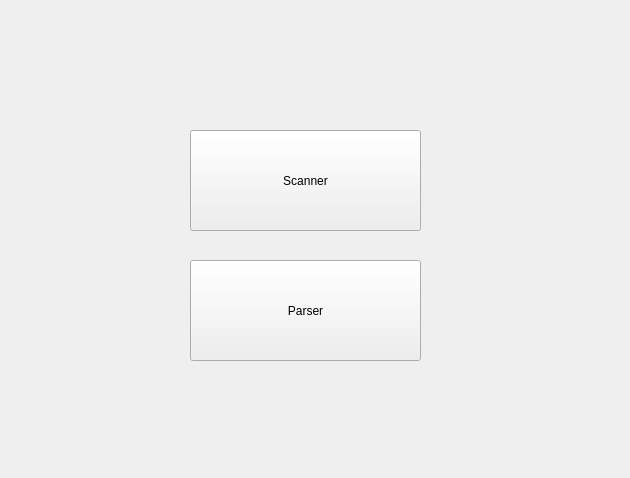
<?xml version="1.0" encoding="UTF-8"?>
<ui version="4.0">
 <class>operation_window</class>
 <widget class="QWidget" name="operation_window">
  <property name="geometry">
   <rect>
    <x>0</x>
    <y>0</y>
    <width>630</width>
    <height>478</height>
   </rect>
  </property>
  <property name="windowTitle">
   <string>Form</string>
  </property>
  <property name="styleSheet">
   <string notr="true"/>
  </property>
  <widget class="QPushButton" name="pushButton">
   <property name="geometry">
    <rect>
     <x>190</x>
     <y>130</y>
     <width>231</width>
     <height>101</height>
    </rect>
   </property>
   <property name="text">
    <string>Scanner</string>
   </property>
  </widget>
  <widget class="QPushButton" name="pushButton_2">
   <property name="geometry">
    <rect>
     <x>190</x>
     <y>260</y>
     <width>231</width>
     <height>101</height>
    </rect>
   </property>
   <property name="text">
    <string>Parser</string>
   </property>
  </widget>
 </widget>
 <resources/>
 <connections/>
</ui>
